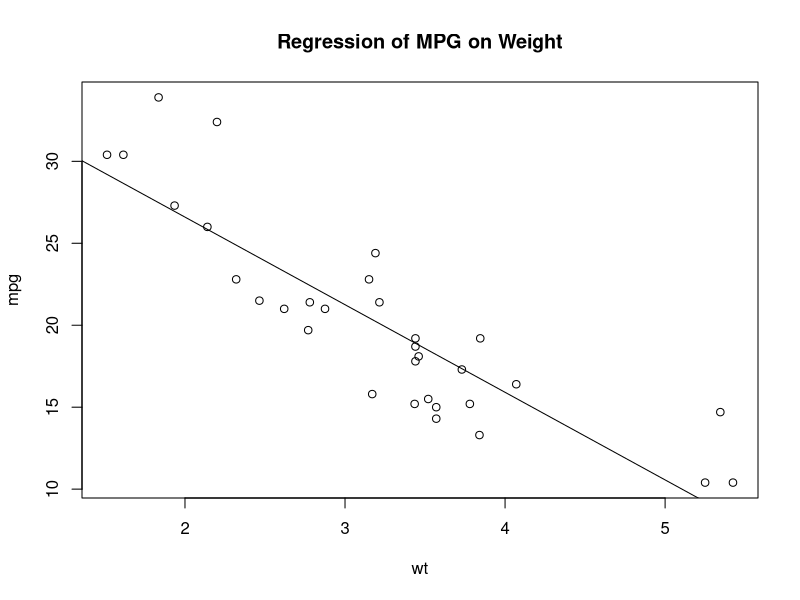
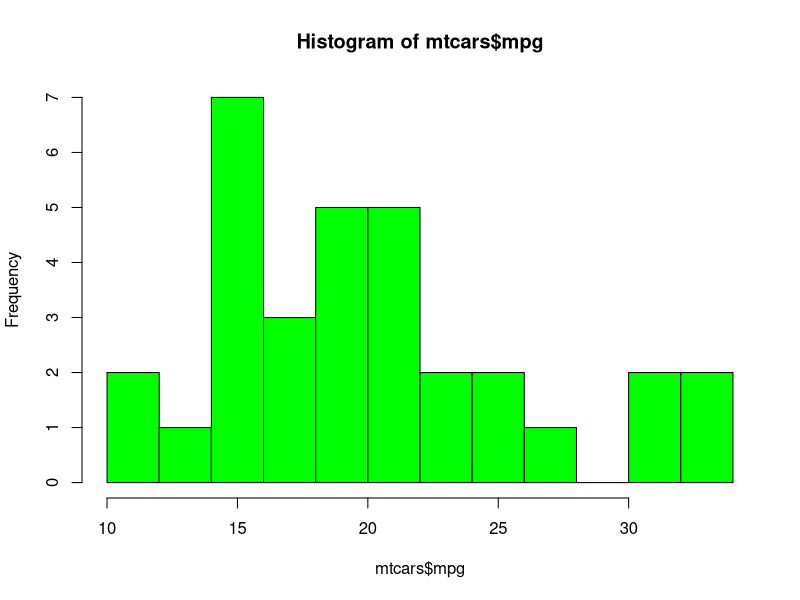
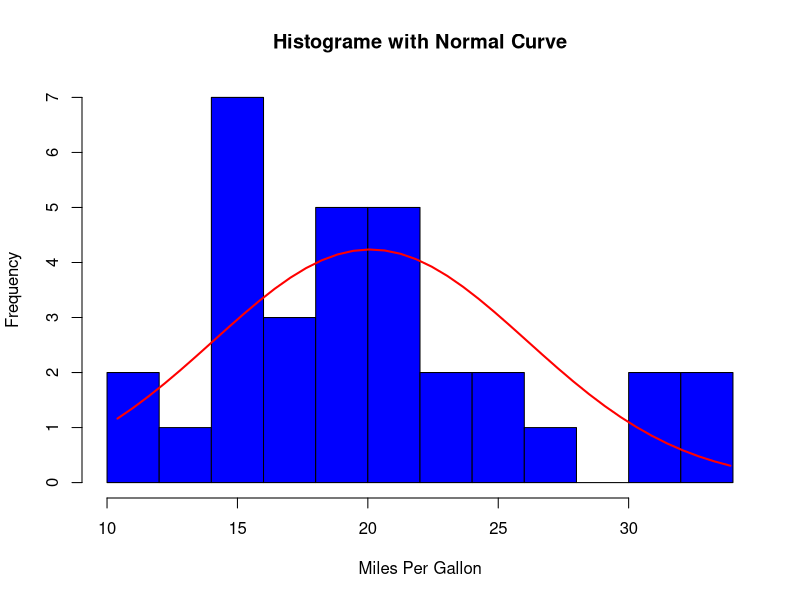
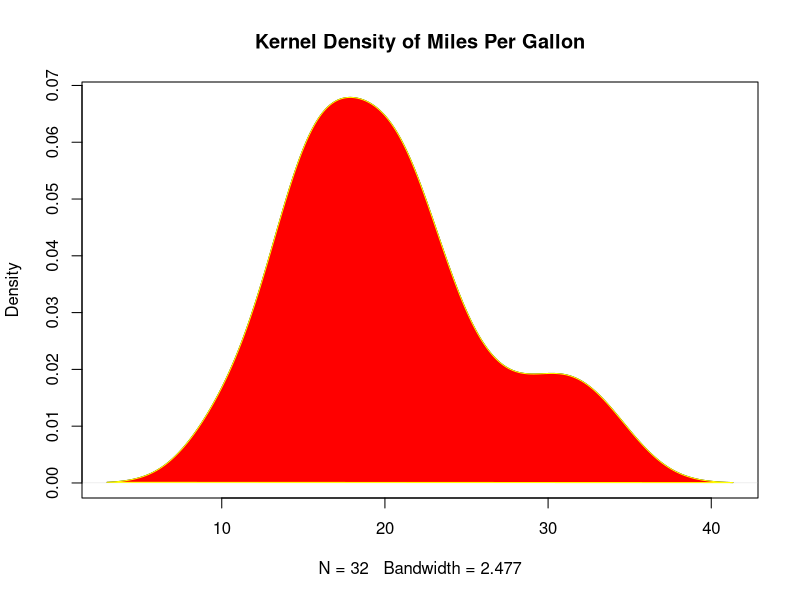
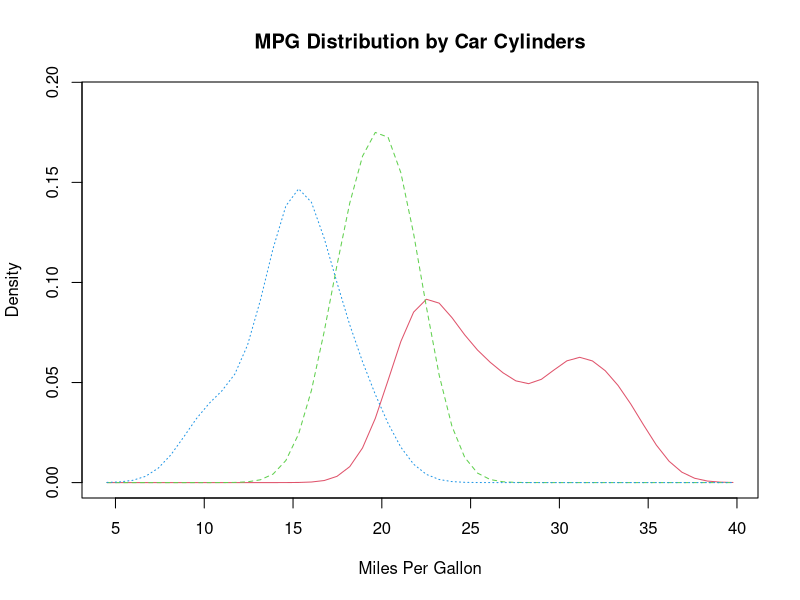

These charts were generated, in order, by the following R code: (Note: this script raises an error after producing the figures.)
attach(mtcars)
plot(wt,mpg)
abline(lm(mpg~wt))
title('Regression of MPG on Weight')
hist(mtcars$mpg,breaks = 12,col = 'green')

#Histogram plot Graph:
x = mtcars$mpg
h = hist(x,breaks = 10,col = 'blue',xlab = 'Miles Per Gallon',
         main = 'Histograme with Normal Curve')
xfit = seq(min(x),max(x),length=40)
yfit = dnorm(xfit,mean = mean(x),sd=sd(x))
yfit = yfit*diff(h$mids[1:2])*length(x)
lines(xfit,yfit,col='red',lwd=2)

#kernel Density plots:
d = density(mtcars$mpg)
plot(d,main = 'Kernel Density of Miles Per Gallon')
polygon(d,col = 'red',border = 'yellow')

library(sm)
attach(mtcars)
cyl.f = factor(cyl,levels = c(4,6,8))
labels = c('4 cylinder','6 cylinder','8 cylinder')
sm.density.compare(mpg,cyl,xlab = 'Miles Per Gallon')
title(main = 'MPG Distribution by Car Cylinders')
colfill = c(2:(2+length(levels(cyl.f))))
legend(locator(1),levels(cyl.f),fill = colfill)

#Dot Plots:
dotchart(mtcars$mpg,labels = row.names(mtcars),cex=.7,
         main='Gas Milage for Car Models',
         xlab = 'Miles Per Gallon')


x = mtcars[order(mtcars$mpg),]
y = factor(y)
x$color[y==4]<-'red'
x$color[y==6]<-'blue'
x$color[y==8]<-'darkgreen'
dotchart(x$mpg,labels = row.names(x),cex=.7,groups = y,
  main='Gas Milage for Car Models\ngrouped by cylinder',
   xlab = 'Miles Per Gallon',gcolor = 'black',color = x$color)

#Bar Plot:
counts = table(mtcars$gear)
barplot(counts,main='Car Distribution',xlab = 'Number of Gears',
        horiz = TRUE,
        names.arg = c('3 Gears','4 Gears','5 Gears'))


counts = table(mtcars$vs, mtcars$gear)
barplot(counts,main='Car Distribution by Gears and VS',
        xlab = 'Number of Gears',col = c('darkblue','red'),
        legend = rownames(counts),beside = TRUE)

#Line Charts:
x = c(1:5); y<-x
par(pch=22,col='blue')
par(mfrow=c(2,4))
opts = c('p','l','o','b','c','s','S','h')
for(i in 1:length(opts)){
        heading = paste('type=',opts[i])
        plot(x,y,main=heading)
        lines(x,y,type = opts[i])
} 
